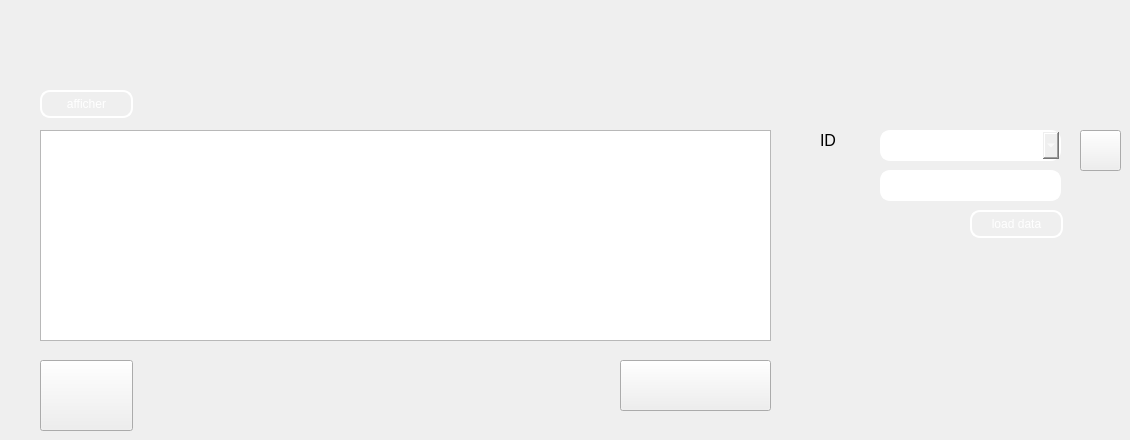
        <widget class="QWidget" name="tab_8">
         <attribute name="title">
          <string>affichage des maintenances</string>
         </attribute>
         <widget class="QTableView" name="tableView">
          <property name="geometry">
           <rect>
            <x>40</x>
            <y>130</y>
            <width>731</width>
            <height>211</height>
           </rect>
          </property>
          <property name="styleSheet">
           <string notr="true">background-image: url(:/img/img/Sans titre - 1.jpg);</string>
          </property>
         </widget>
         <widget class="QPushButton" name="pushButton_imprimer">
          <property name="geometry">
           <rect>
            <x>40</x>
            <y>360</y>
            <width>93</width>
            <height>71</height>
           </rect>
          </property>
          <property name="text">
           <string/>
          </property>
          <property name="icon">
           <iconset resource="resource.qrc">
            <normaloff>:/thourayaIMG/filesqt/print.png</normaloff>:/thourayaIMG/filesqt/print.png</iconset>
          </property>
          <property name="iconSize">
           <size>
            <width>100</width>
            <height>80</height>
           </size>
          </property>
         </widget>
         <widget class="QPushButton" name="pushButton_2">
          <property name="geometry">
           <rect>
            <x>620</x>
            <y>360</y>
            <width>151</width>
            <height>51</height>
           </rect>
          </property>
          <property name="styleSheet">
           <string notr="true"/>
          </property>
          <property name="text">
           <string/>
          </property>
          <property name="icon">
           <iconset resource="resource.qrc">
            <normaloff>:/thourayaIMG/filesqt/tout pour la ferme.JPG</normaloff>:/thourayaIMG/filesqt/tout pour la ferme.JPG</iconset>
          </property>
          <property name="iconSize">
           <size>
            <width>150</width>
            <height>100</height>
           </size>
          </property>
         </widget>
         <widget class="QPushButton" name="pushButton_11">
          <property name="geometry">
           <rect>
            <x>40</x>
            <y>90</y>
            <width>93</width>
            <height>28</height>
           </rect>
          </property>
          <property name="styleSheet">
           <string notr="true">background-image: url(:/img/img/Microsoft-EP_Graphic_10.16.jpg);
border-style: solid;
color: rgb(255, 255, 255);
border-color: white;
border-width: 2px;
border-radius: 10px;</string>
          </property>
          <property name="text">
           <string>afficher</string>
          </property>
         </widget>
         <widget class="QLabel" name="label_25">
          <property name="enabled">
           <bool>false</bool>
          </property>
          <property name="geometry">
           <rect>
            <x>820</x>
            <y>120</y>
            <width>41</width>
            <height>41</height>
           </rect>
          </property>
          <property name="maximumSize">
           <size>
            <width>94</width>
            <height>76</height>
           </size>
          </property>
          <property name="font">
           <font>
            <family>MS Shell Dlg 2</family>
            <pointsize>11</pointsize>
            <weight>50</weight>
            <italic>false</italic>
            <bold>false</bold>
           </font>
          </property>
          <property name="toolTip">
           <string>&lt;html&gt;&lt;head/&gt;&lt;body&gt;&lt;p&gt;ID&lt;/p&gt;&lt;/body&gt;&lt;/html&gt;</string>
          </property>
          <property name="styleSheet">
           <string notr="true">background-image: url(:/img/img/585e4adacb11b227491c3392.png);

color: rgb(0, 0, 0);
</string>
          </property>
          <property name="text">
           <string>&lt;html&gt;&lt;head/&gt;&lt;body&gt;&lt;p&gt;&lt;span style=&quot; font-size:12pt;&quot;&gt;ID&lt;/span&gt;&lt;/p&gt;&lt;/body&gt;&lt;/html&gt;</string>
          </property>
          <property name="wordWrap">
           <bool>false</bool>
          </property>
         </widget>
         <widget class="QComboBox" name="combosupprimer">
          <property name="geometry">
           <rect>
            <x>880</x>
            <y>130</y>
            <width>181</width>
            <height>31</height>
           </rect>
          </property>
          <property name="styleSheet">
           <string notr="true">background-image: url(:/img/img/Microsoft-EP_Graphic_10.16.jpg);
border-style: solid;
color: rgb(255, 255, 255);
border-color: white;
border-width: 2px;
border-radius: 10px;</string>
          </property>
         </widget>
         <widget class="QLineEdit" name="lineEdit_sup">
          <property name="geometry">
           <rect>
            <x>880</x>
            <y>170</y>
            <width>181</width>
            <height>31</height>
           </rect>
          </property>
          <property name="styleSheet">
           <string notr="true">background-image: url(:/img/img/Microsoft-EP_Graphic_10.16.jpg);
border-style: solid;
color: rgb(255, 255, 255);
border-color: white;
border-width: 2px;
border-radius: 10px;</string>
          </property>
         </widget>
         <widget class="QPushButton" name="pushButton_supprimer_maint">
          <property name="geometry">
           <rect>
            <x>1080</x>
            <y>130</y>
            <width>41</width>
            <height>41</height>
           </rect>
          </property>
          <property name="text">
           <string/>
          </property>
          <property name="icon">
           <iconset resource="resource.qrc">
            <normaloff>:/thourayaIMG/filesqt/ex.jpg</normaloff>:/thourayaIMG/filesqt/ex.jpg</iconset>
          </property>
          <property name="iconSize">
           <size>
            <width>50</width>
            <height>100</height>
           </size>
          </property>
         </widget>
         <widget class="QPushButton" name="pushButton_13">
          <property name="geometry">
           <rect>
            <x>970</x>
            <y>210</y>
            <width>93</width>
            <height>28</height>
           </rect>
          </property>
          <property name="styleSheet">
           <string notr="true">background-image: url(:/img/img/Microsoft-EP_Graphic_10.16.jpg);
border-style: solid;
color: rgb(255, 255, 255);
border-color: white;
border-width: 2px;
border-radius: 10px;</string>
          </property>
          <property name="text">
           <string>load data</string>
          </property>
         </widget>
        </widget>
